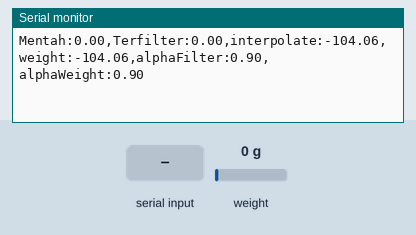
A sketch run on a simulated Arduino Uno, built with avr-gcc and run on an emulated ATmega328P. Shown: the last lines printed to the serial monitor. The inputs (shaded band) are chosen by the test bench; at power-on: weight on the scale 0 g.

Above: at 1.2 s.
1.3 s: weight on the scale set to 2500 g
At 1.36 s:
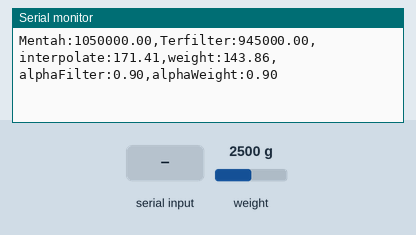
4.3 s: "A=\n" received over Serial
At 4.61 s:
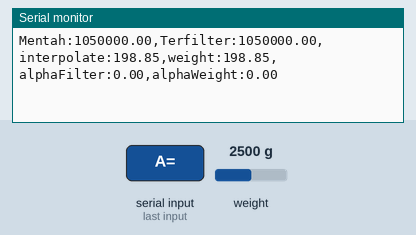
5.8 s: "x\n" received over Serial
At 6.08 s:
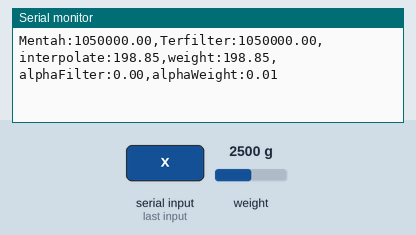
7.3 s: weight on the scale set to 100 g
At 7.34 s:
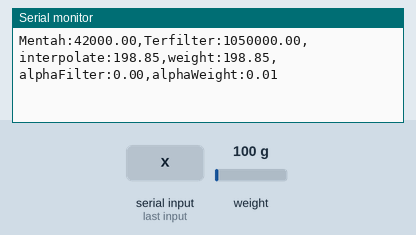
Timing chart, 0 to 9.8 s (numbered marks = the images above; inputs shaded):
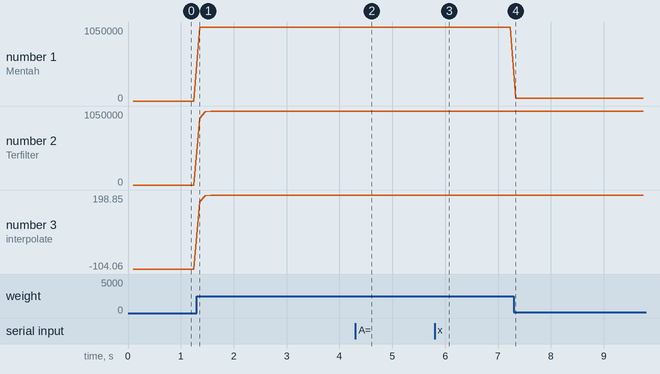

Measured:
- after the input at 1.3 s, the serial monitor: prints a new line after 0.05 s (image 1)
- after the input at 4.3 s, the serial monitor: prints a new line after 0.20 s (image 2)
- after the input at 5.8 s, the serial monitor: prints a new line after 0.17 s (image 3)
- after the input at 7.3 s, the serial monitor: prints a new line at once (image 4)
- plotted number 1: 0 → 1050000 after the input at 1.3 s, 1050000 → 42000 after the input at 7.3 s
- plotted number 2: 0 → 1050000 after the input at 1.3 s
- plotted number 3: -104.06 → 198.85 after the input at 1.3 s

The sketch:

EMA_Filter_Tuning_Tool.ino
```cpp
#include "HX711.h"

HX711 scale;

// --- Kelas Filter EMA Sederhana ---
class EMAFilter {
private:
  float alpha;
  float last_ema;
  bool has_run;
public:
  EMAFilter(float alpha_val)
    : alpha(alpha_val), last_ema(0.0f), has_run(false) {}

  float filter(float new_value) {
    if (!has_run) {
      last_ema = new_value;
      has_run = true;
    }
    last_ema = (alpha * new_value) + ((1.0 - alpha) * last_ema);
    return last_ema;
  }
};

// --- Variabel Global untuk Parameter Filter ---
float current_alpha_filter = 0.9;  // Nilai awal alpha
float current_alpha_weight = 0.9;

EMAFilter raw_filter(current_alpha_filter);
EMAFilter weight_filter(current_alpha_weight);

// Tabel kalibrasi baru Anda
const int JUMLAH_TITIK_KALIBRASI = 8;
float calibration_weights[JUMLAH_TITIK_KALIBRASI] = { 0.0, 1.55, 3.10, 7.75, 15.50, 23.25, 31.00, 38.75 };
long calibration_raw_values[JUMLAH_TITIK_KALIBRASI] = { 297285, 301713, 307905, 324348, 346881, 376932, 407826, 437476 };

// --- Fungsi Interpolasi (tidak berubah) ---
float interpolate(long raw_value) {
  if (raw_value <= calibration_raw_values[0]) {
    long x1 = calibration_raw_values[0];
    float y1 = calibration_weights[0];  // y1 akan 0.0
    long x2 = calibration_raw_values[1];
    float y2 = calibration_weights[1];
    // Lakukan ekstrapolasi linear berdasarkan dua titik pertama
    return y1 + ((float)(raw_value - x1) * (y2 - y1)) / (float)(x2 - x1);
  }

  if (raw_value >= calibration_raw_values[JUMLAH_TITIK_KALIBRASI - 1]) {
    long x1 = calibration_raw_values[JUMLAH_TITIK_KALIBRASI - 2];
    float y1 = calibration_weights[JUMLAH_TITIK_KALIBRASI - 2];
    long x2 = calibration_raw_values[JUMLAH_TITIK_KALIBRASI - 1];
    float y2 = calibration_weights[JUMLAH_TITIK_KALIBRASI - 1];
    return y2 + ((float)(raw_value - x2) * (y2 - y1)) / (float)(x2 - x1);
  }
  int i = 0;
  while (raw_value > calibration_raw_values[i + 1]) i++;
  long x1 = calibration_raw_values[i];
  float y1 = calibration_weights[i];
  long x2 = calibration_raw_values[i + 1];
  float y2 = calibration_weights[i + 1];
  return y1 + ((float)(raw_value - x1) * (y2 - y1)) / (float)(x2 - x1);
}


void printInstructions() {
  Serial.println("\n--- Alat Tuning EMA Filter Interaktif ---");
  Serial.println("Tujuan: Menemukan nilai Alpha yang paling stabil dan responsif.");
  Serial.println("Perintah (kirim lalu Enter):");
  Serial.println("  A=[nilai]  -> Atur Alpha langsung. Contoh: A=0.05");
  Serial.println("  --- Penyesuaian Bertahap ---");
  Serial.println("  a = Tambah 0.1 | s = Tambah 0.01 | d = Tambah 0.001");
  Serial.println("  z = Kurangi 0.1| x = Kurangi 0.01| c = Kurangi 0.001");
  Serial.println("-------------------------------------------------");
}

void setup() {
  Serial.begin(115200);
  scale.begin(13, 14);

  // printInstructions();
  // Serial.println("Sistem siap. Biarkan timbangan kosong dan amati.");
}

void loop() {
  // --- Handle User Input ---
  if (Serial.available() > 0) {
    String command = Serial.readStringUntil('\n');
    command.trim();

    if (command.startsWith("A=")) {
      String alpha_str = command.substring(2);
      current_alpha_filter = alpha_str.toFloat();
      current_alpha_weight = alpha_str.toFloat();
    } else {
      char cmd_char = command.charAt(0);
      switch (cmd_char) {
        case 'a': current_alpha_filter += 0.1; break;
        case 's': current_alpha_filter += 0.01; break;
        case 'd': current_alpha_filter -= 0.1; break;
        case 'f': current_alpha_filter -= 0.01; break;

        case 'z': current_alpha_weight += 0.1; break;
        case 'x': current_alpha_weight += 0.01; break;
        case 'c': current_alpha_weight -= 0.1; break;
        case 'v': current_alpha_weight -= 0.01; break;
      }
    }
    // Batasi nilai alpha antara 0.0 dan 1.0
    if (current_alpha_filter > 1.0) current_alpha_filter = 1.0;
    if (current_alpha_filter < 0.0) current_alpha_filter = 0.0;

    if (current_alpha_weight > 1.0) current_alpha_weight = 1.0;
    if (current_alpha_weight < 0.0) current_alpha_weight = 0.0;

    raw_filter = EMAFilter(current_alpha_filter);  // Buat ulang filter dengan alpha baru
    weight_filter = EMAFilter(current_alpha_weight);
    // Serial.print("\n>>> Parameter Alpha diubah menjadi: "); Serial.println(current_alpha, 4);
  }

  // --- Lakukan Pengukuran dan Pemfilteran ---

  long raw_reading = scale.read();
  float filtered_raw = raw_filter.filter(raw_reading);
  float inter_calibrate = interpolate(filtered_raw);
  float accurate_weight = weight_filter.filter(inter_calibrate);

  // --- Tampilkan Informasi Diagnostik ---
  // Serial.print("Alpha: ");
  // Serial.print(current_alpha, 4);
  Serial.print("Mentah:");
  Serial.print(float(raw_reading), 2);
  Serial.print(",");
  Serial.print("Terfilter:");
  Serial.print(filtered_raw, 2);
  Serial.print(",");
  Serial.print("interpolate:");
  Serial.print(inter_calibrate, 2);
  Serial.print(",");
  Serial.print("weight:");
  Serial.print(accurate_weight, 2);
  Serial.print(",");
  Serial.print("alphaFilter:");
  Serial.print(current_alpha_filter);
  Serial.print(",");
  Serial.print("alphaWeight:");
  Serial.println(current_alpha_weight);

  delay(1);
}
```
